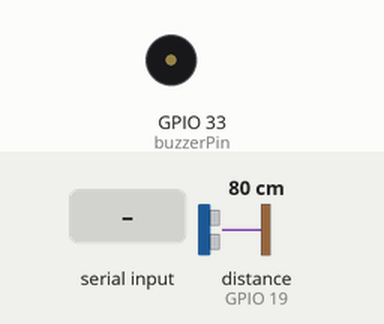
Bench run of a sketch on a simulated ESP32. On the bench: buzzer (waves = sounding, pin HIGH). Inputs (shaded band) come from the test bench; at power-on: distance to the obstacle (sensor on GPIO 19) 80 cm. The echo pulse lasts 58.3 µs per cm; nothing arrives over Bluetooth unless stated; pins used as bus, display or sensor lines are not drawn; what the sketch prints to the serial monitor is not drawn.

Above: at 1.2 s.
1.3 s: "controllo_ON\n" received over the second serial link
4.3 s: distance to the obstacle (sensor on GPIO 19) set to 23 cm
7.3 s: distance to the obstacle (sensor on GPIO 19) set to 18 cm
Timing chart, 0 to 10.3 s (numbered marks = the images above; inputs shaded):
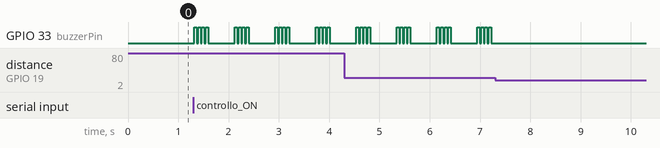

Measured:
- after the input at 1.3 s, GPIO 33 (buzzerPin): LOW → HIGH at once, then repeats every 0.81 s: 3 × (LOW 0.03 s, HIGH 0.05 s), LOW 0.53 s, HIGH 0.05 s
- after the input at 7.3 s, GPIO 33 (buzzerPin): stops changing and stays LOW

The sketch:

ESP32_LiquidController_BT_AhirArmando.ino
```cpp
/*
 * Programma che gestisce, via bluetooth, il controllo di un sensore HC - SR04 (di profondità) mediante un modulo ESP32
 * Progetto di Sistemi di elettronica digitale
 * Scritto e realizzato da: Ahir Armando
 */

#include<stdio.h>
#include<stdlib.h>
#include "BluetoothSerial.h"

#define SOUND_SPEED 0.034 //velocita' del suono approssimata, utilizzata nel sensore HC - SR04 per il calcolo della distanza
#define MAX_VOL 20
#define SOGLIA 1

//definizione delle variabili
BluetoothSerial SerialBT;
const int triggerPin = 18, echoPin = 19, buzzerPin = 33;
double distance, quantita;
unsigned long duration;
String input = "";
bool flag = true;

void setup() {
  SerialBT.begin("ESP32 AHIR");
  Serial.begin(9600);

  pinMode(triggerPin, OUTPUT);
  pinMode(echoPin, OUTPUT);
  pinMode(buzzerPin,OUTPUT);
}

void loop() {
  bluetooth();

  if(input == "controllo_ON") {
     do {
      sensor();
     }while(!flag);
  }

  if(!flag) {
    return;
  }
}

//inizializzazione bluetooth

void bluetooth() {
  if(SerialBT.available()){  //Se c'è qualche informazione dalla linea seriale...
    char incomingChar = SerialBT.read();

    if (incomingChar != '\n'){
      input += String(incomingChar); //cast da carattere a stringa, la variabile input diventa una sommatoria di caratteri.
    }else{
      input = "";
    }
    Serial.write(incomingChar);  //verifica: scrittura su seriale del comando dato in input
  }
}

//gestione allarme
void buzzAlarm() {
  flag = false;
   for(int i = 0; i < 4; i++) {
    digitalWrite(buzzerPin,HIGH);
    delay(50);

    digitalWrite(buzzerPin,LOW);
    delay(25);
  }
}

//gestore sensore
void sensor() {
  flag = true;

  digitalWrite(triggerPin, HIGH);
  delayMicroseconds(10);
  digitalWrite(triggerPin,LOW);

  duration = pulseIn(echoPin,HIGH); //conta il tempo nel quale il pin al primo parametro si trova nello stato nel secondo parametro
  distance = duration * SOUND_SPEED / 2;
  quantita = MAX_VOL - distance; // quantita' = differenza tra distanza misurata e il totale del volume del serbatoio

  SerialBT.print("RUNNING:  ");
  SerialBT.print(quantita);
  SerialBT.println(" lt.");

  Serial.print("RUNNING:  ");
  Serial.print(quantita);
  Serial.println(" lt.");

  if(distance >= MAX_VOL) { //se DISTANZA raggiunge il valore massimo impostato, allora il serbatoio è PIENO.
    SerialBT.println("WARNING: SERBATOIO PIENO");
    Serial.println("WARNING: SERBATOIO PIENO");
    buzzAlarm();
    } else if(distance <= SOGLIA){ //se DISTANZA oltrepassa una SOGLIA minima impostata, allora il serbatoio è IN ESAURIMENTO

      SerialBT.println("WARNING: LIQUIDO IN ESAURIMENTO");
      Serial.println("WARNING: LIQUIDO IN ESAURIMENTO");
      buzzAlarm();
    }

   delay(500);
}
```
